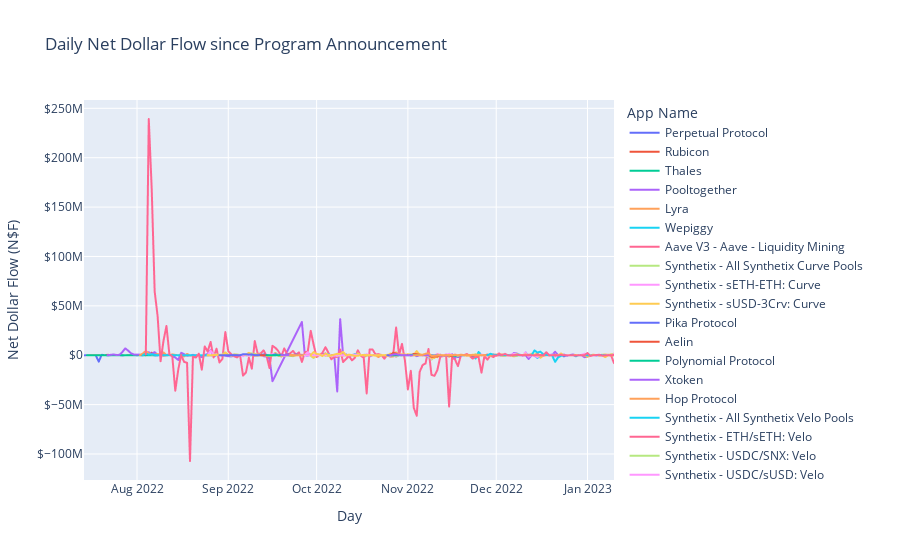
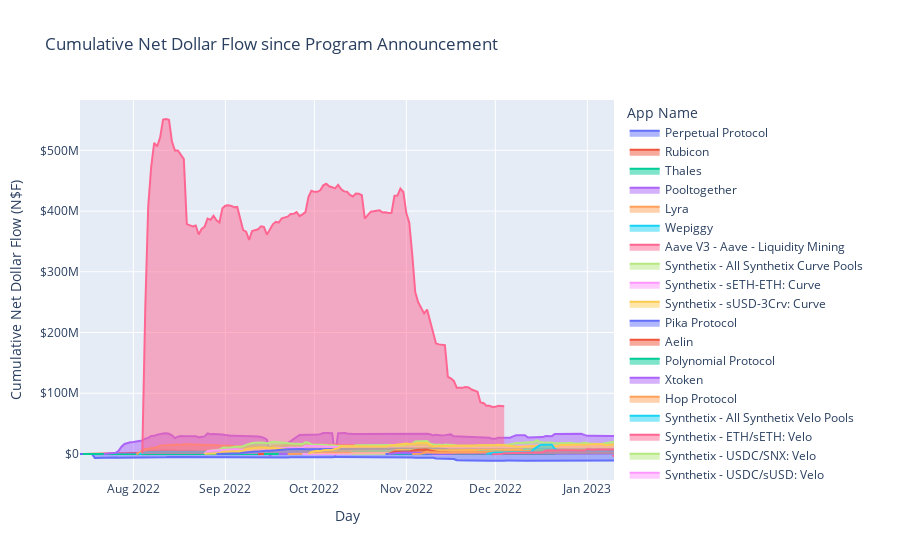

Notebook code for these charts, in order:
### Code cell
fig.show()
cumul_fig.show()
print("yay")
